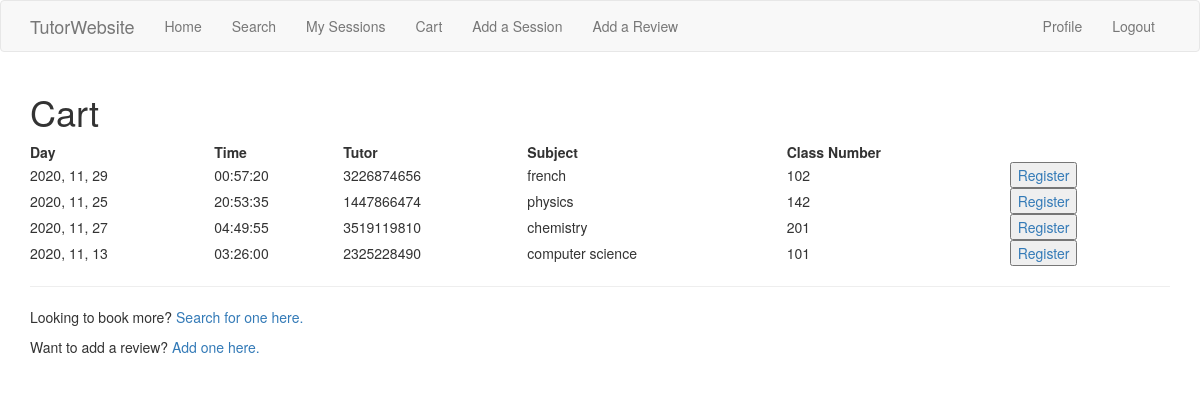
The page /cart (signed in) on the database its author committed.
### app/models.py (models this page shows, shortened)
class sessiontable(db.Model):
    session_id = db.Column(db.Integer, primary_key=True)
    zoom_link = db.Column(db.String(120))
    date = db.Column(db.String(120))
    time = db.Column(db.String(120))
    price = db.Column(db.Float())
    booked = db.Column(db.String(120))
    tutor = db.Column(db.Integer, db.ForeignKey('usertable.id'))
    tutee = db.Column(db.Integer, db.ForeignKey('usertable.id'))
    subject = db.Column(db.String(120))
    class_num = db.Column(db.Integer)

### app/routes.py (the view)
@app.route('/cart', methods=['GET', 'POST'])
@login_required
def cart():
    user_id = current_user.id
    session_ids = [c.session_id for c in carttable.query.filter(carttable.
    id==user_id)]
    sessions = sessiontable.query.filter(sessiontable.session_id.in_(session_ids))
    return render_template('cart.html', title='My Sessions', sessions = sessions)

### app/models.py (called while the page is built)
@login.user_loader
def load_user(id):
    return usertable.query.get(int(id))

### app/routes.py (called while the page is built)
@app.before_request
def before_request():
    if current_user.is_authenticated:
        current_user.last_seen = datetime.utcnow()
        db.session.commit()

### app/templates/cart.html
{% extends 'base.html' %}
{% block app_content %}
<h1> Cart </h1>
<table width=100%>
	<tr>
		<th>Day</th>
		<th>Time</th>
		<th>Tutor</th>
		<th>Subject</th>
		<th>Class Number</th>
	</tr>
	{% for session in sessions%}
			<tr>
				<td> {{session.date}}</td>
				<td> {{session.time}}</td>
				<td> {{session.tutor}}</td>
				<td> {{session.subject}}</td>
				<td> {{session.class_num}}</td>
				<td>
                <button>
                    <a href="{{ url_for('book', session_id=session.session_id ) }}">Register</a>
                </button>
            </td>
			</tr>
	{% endfor %}
</table>
<hr width="100%">
<p> Looking to book more? <a href="{{ url_for('search') }}"> Search for one here. </a>
<p> Want to add a review? <a href="{{ url_for('add_review') }}"> Add one here. </a>
{% endblock %}

### rows shown on the page
sessiontable: date "2020, 11, 29", time "00:57:20", tutor "3226874656", subject "french", class_num "102"
sessiontable: date "2020, 11, 25", time "20:53:35", tutor "1447866474", subject "physics", class_num "142"
sessiontable: date "2020, 11, 27", time "04:49:55", tutor "3519119810", subject "chemistry", class_num "201"
sessiontable: date "2020, 11, 13", time "03:26:00", tutor "2325228490", subject "computer science", class_num "101"
